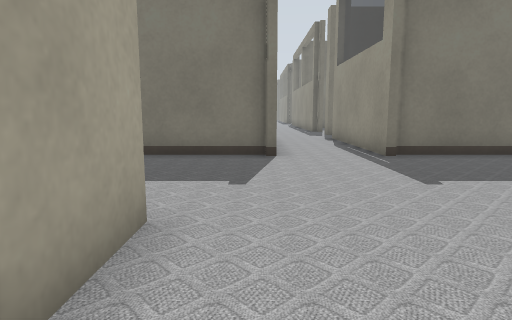
View 1 (above)

21 first-person views from a walk through a robot-simulator world made for Gazebo. The camera is 0.5 m above the floor, tilts 8° down and sees 75° across. Floor lines are 1 m apart. The floor is counted in squares, 0.5 m on a side. Each view is taken from the middle of a square. On the plan, view 1 faces up. The plan holds only what a view shows up to about 12 squares ahead; the rest is blank. The place goes on beyond the plan.

View 2
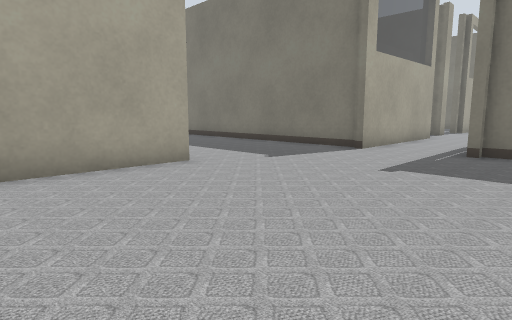

View 3
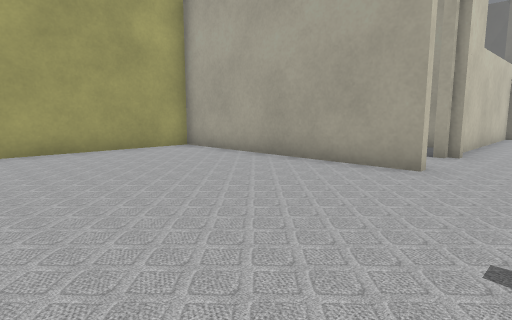

View 4
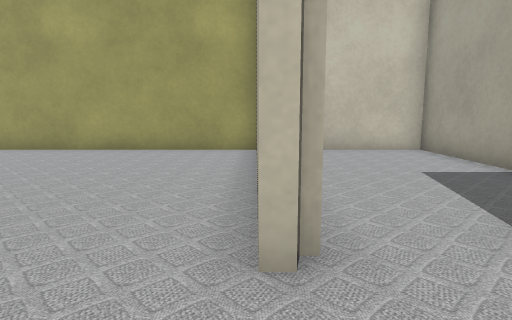

View 5
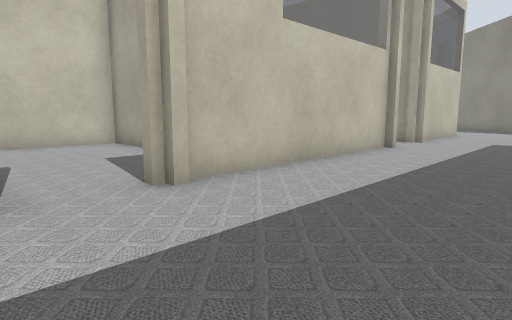

View 6
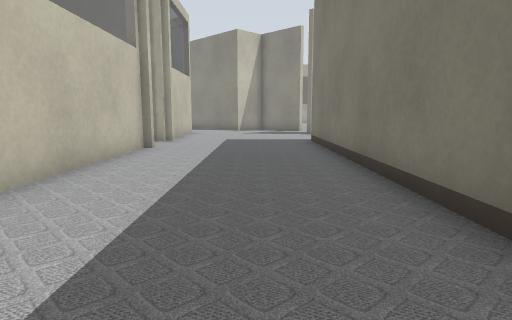

View 7
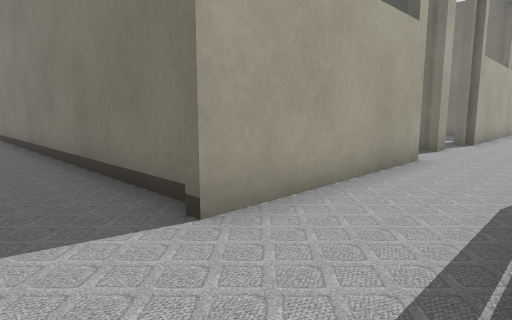

View 8
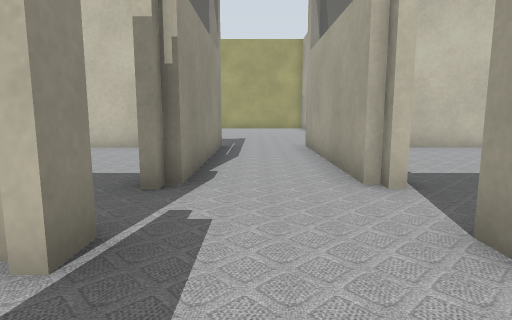

View 9
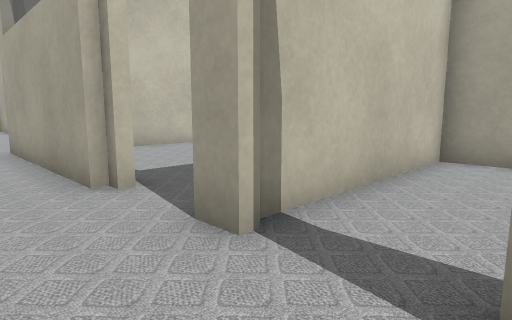

View 10
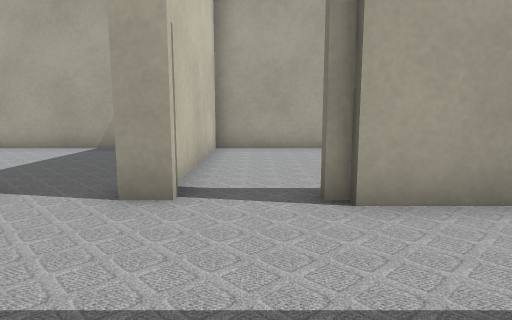

View 11
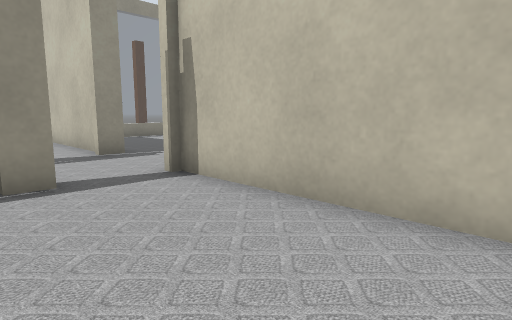

View 12
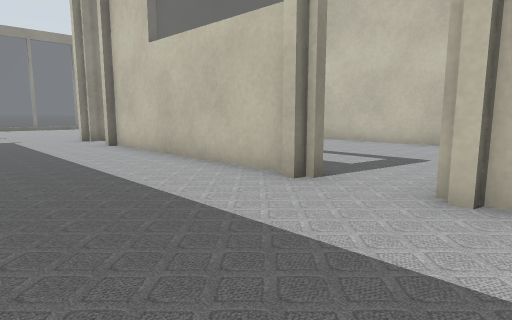

View 13
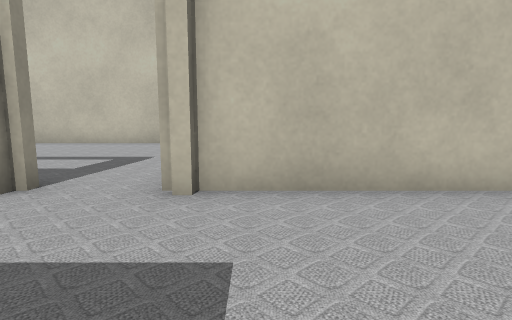

View 14
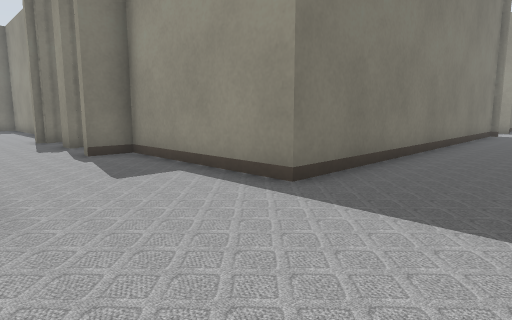

View 15
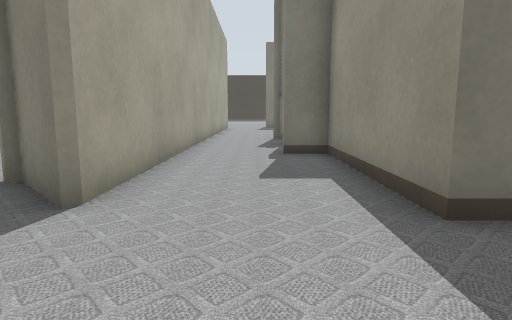

View 16
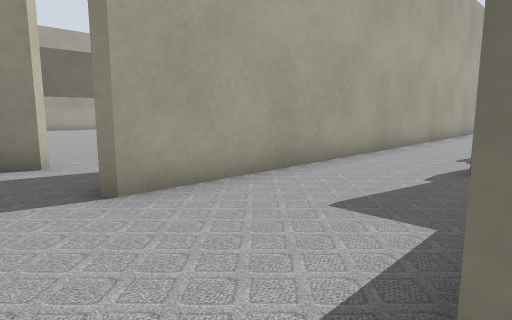

View 17
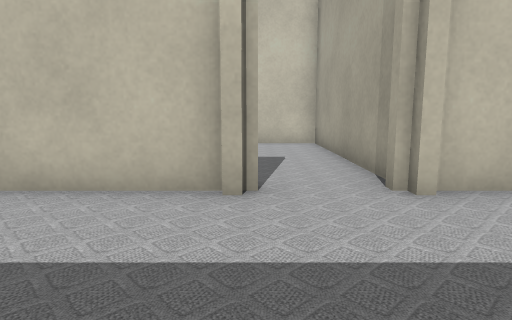

View 18
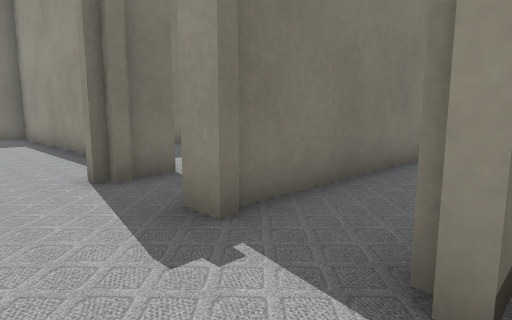

View 19
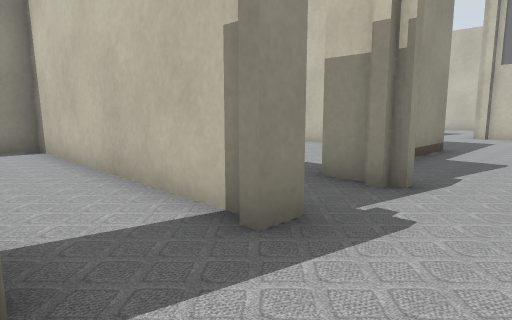

View 20
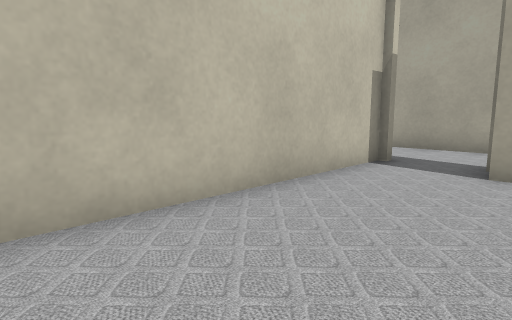

View 21
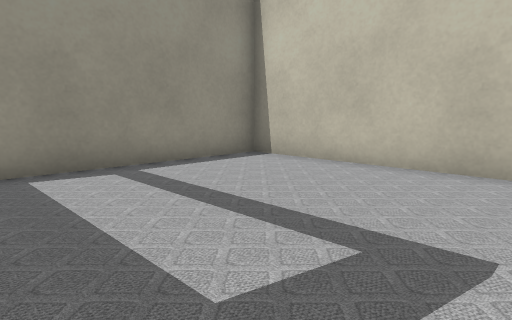

### Floor plan
Ten units are one square. View 1 is at (0, 0); x grows to the right and y downward. Boxes are objects, and circles mark ways between rooms. Rooms are numbered by the first view taken in them; rooms with no view inside come last. Other rooms are left out.
<svg viewBox="-209 -200 269 247">
<path fill="none" stroke="#000" d="M-10 -31 -10 42 55 42M30 -78 30 -134M55 -80 32 -80M33 -132 33 -138M5 -134 5 -78M2 -138 2 -132M-106 -28 -36 -28M2 -80 -132 -80M0 -178 0 -184M2 -161 2 -154M5 -195 5 -180M33 -154 33 -161M36 -158 55 -158M-55 -190 -55 -158 0 -158M-141 -156 -141 -161M-139 -158 -58 -158 -58 -168M-132 -80 -132 -132 -144 -132M-130 -184 -130 -180 -139 -180M-169 -195 -169 -83M-164 -28 -131 -28M-197 -85 -204 -79M-169 -83 -185 -98M-174 -28 -164 -28M-130 -25 -130 42 -58 42 -58 -25M-55 8 -55 42 -24 42M-55 -130 -55 -96M-48 -83 -25 -83"/>
<circle cx="-10" cy="-50" r="3" fill="#2a7"/>
<circle cx="15" cy="-155" r="3" fill="#2a7"/>
<circle cx="0" cy="-140" r="3" fill="#2a7"/>
<circle cx="-130" cy="-55" r="3" fill="#2a7"/>
<circle cx="-120" cy="-30" r="3" fill="#2a7"/>
<circle cx="-25" cy="-40" r="3" fill="#2a7"/>
<circle cx="-175" cy="-60" r="3" fill="#2a7"/>
<text x="20" y="-40">1</text>
<text x="-70" y="-50">2</text>
<text x="0" y="-170">3</text>
<text x="-140" y="-120">4</text>
<text x="-190" y="-80">5</text>
<text x="-100" y="0">6</text>
<text x="-30" y="0">7</text>
<text x="-20" y="-120">8</text>
</svg>
Room 1 opens to room 2. Room 1 opens to room 3. Room 1 opens to room 8. Room 2 opens to room 4. Room 2 opens to room 6. Room 2 opens to room 7. Room 4 opens to room 5.

Where each view was taken, in squares from view 1:
view 1: 0 up, 0 right, facing up
view 2: 1 down, 5 right, facing up-left
view 3: 5 up, 5 right, facing down-left
view 4: 5 up, 1 left, facing down
view 5: 7 up, 1 left, facing down-left
view 6: 6 up, 1 left, facing left
view 7: 6 up, 3 right, facing up-left
view 8: 18 up, 2 right, facing down
view 9: 18 up, 2 right, facing down-left
view 10: 17 up, 4 right, facing left
view 11: 19 up, 5 left, facing down-right
view 12: 7 up, 14 left, facing down-right
view 13: 7 up, 14 left, facing down
view 14: 5 up, 17 left, facing up-right
view 15: 5 up, 15 left, facing up
view 16: 7 up, 13 left, facing up-left
view 17: 7 up, 11 left, facing down
view 18: 13 up, 16 left, facing up-right
view 19: 18 up, 16 left, facing down-right
view 20: 19 up, 7 left, facing down-left
view 21: 2 up, 12 left, facing down-right
